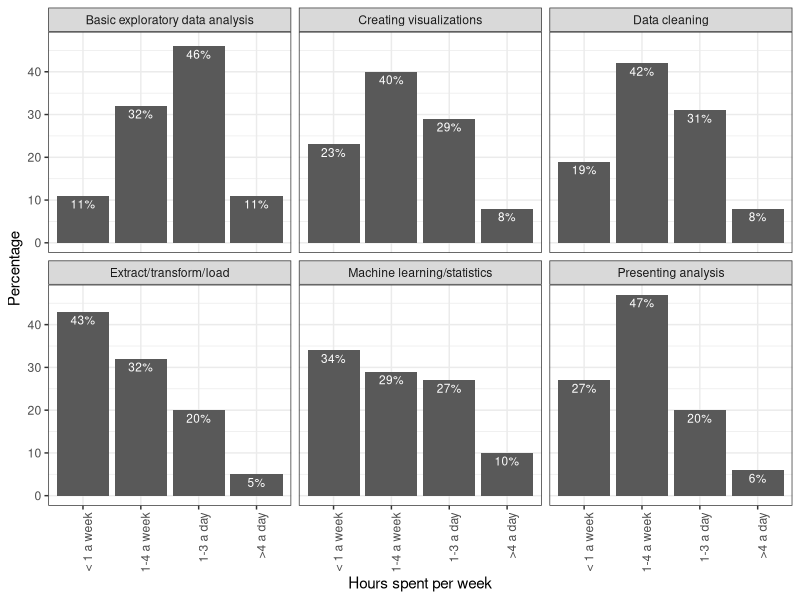
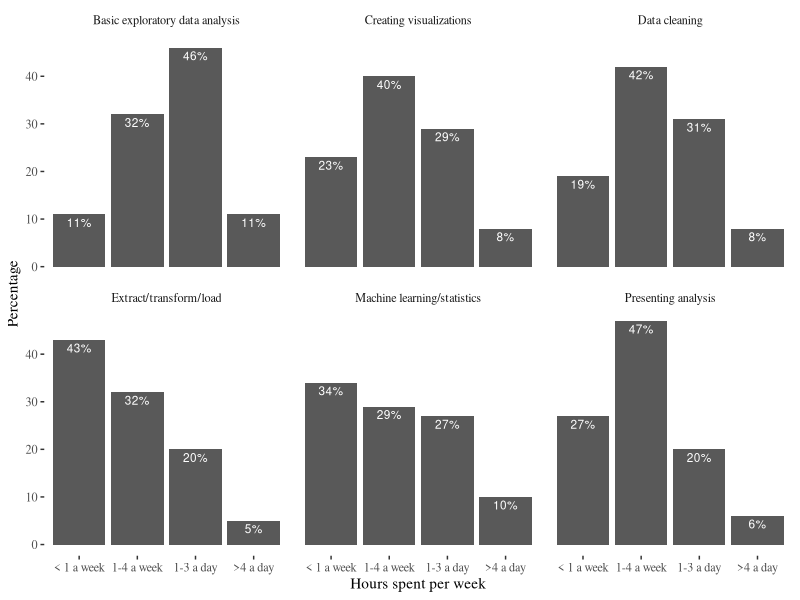
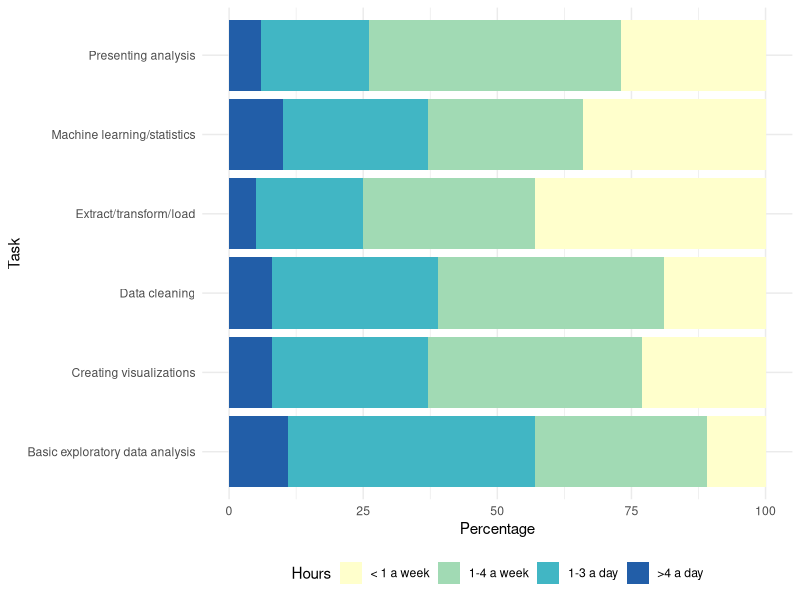
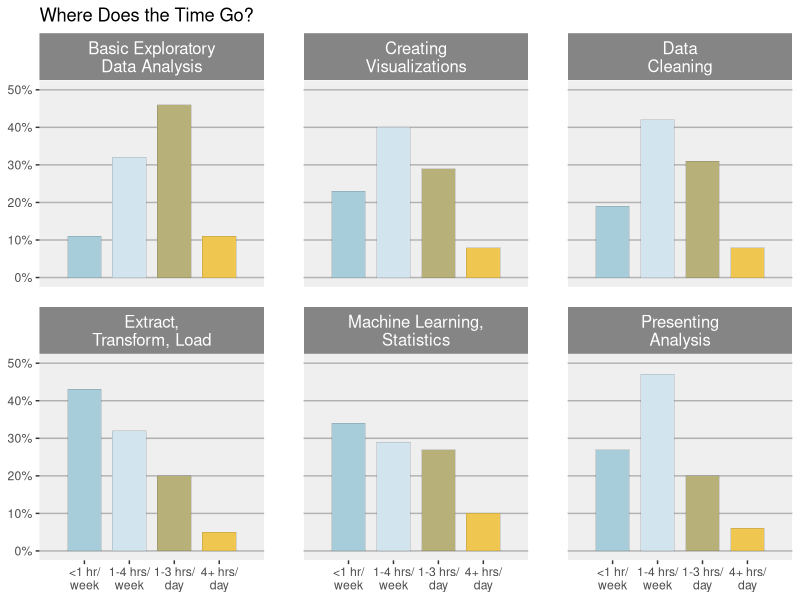

Write the R code that produced these figures, in order.
## ---- chunk 1

library(scales)
library(ggplot2)
library(ggthemes)
library(data.table)
setwd("/Users/ethen/Business-Analytics/articles/avoid_pie_charts")
d <- fread("avoid_pie_charts_data.txt")
d <- melt( d, id.vars = "Task", 
		   variable.name = "Hours", value.name = "Percentage" )
head(d)

## ---- chunk 2

p1 <- ggplot( d, aes( x = Hours, y = Percentage ) ) + 
	  geom_bar( stat = "identity" ) + 
	  facet_wrap( ~ Task ) + 
	  xlab("Hours spent per week") + 
	  geom_text( aes( label = paste0( Percentage, "%" ), y = Percentage ),
			     vjust = 1.4, size = 3, color = "white" )
p1 + theme_bw() + 
theme( axis.text.x = element_text( angle = 90,  hjust = 1 ) )

## ---- chunk 3

p1 + theme_tufte()

## ---- chunk 4

ggplot( d, aes( x = Task, y = Percentage, fill = Hours ) ) + 
geom_bar( stat = "identity", position = "stack" ) +
coord_flip() +
scale_fill_brewer( palette = "YlGnBu" ) +
theme_minimal() + theme( legend.position = "bottom" )

## ---- chunk 5

# refined x label and strip label
x_labels <- c( "<1 hr/\nweek", "1-4 hrs/\nweek", "1-3 hrs/\nday", "4+ hrs/\nday" )
label_names <- c( "Basic exploratory data analysis" = "Basic Exploratory\nData Analysis", 
				  "Data cleaning" = "Data\nCleaning", 
				  "Machine learning/statistics" = "Machine Learning,\nStatistics", 
				  "Creating visualizations" = "Creating\nVisualizations", 
				  "Presenting analysis" = "Presenting\nAnalysis", 
				  "Extract/transform/load" = "Extract,\nTransform, Load" )

ggplot( d, aes( x = Hours, y = Percentage / 100, fill = Hours ) ) +
geom_bar( stat = "identity", width = 0.75, color = "#2b2b2b", size = 0.05 ) + 
scale_y_continuous( labels = percent, limits = c( 0, 0.5 ) ) + 
scale_x_discrete( expand = c( 0, 1 ), labels = x_labels ) + 
scale_fill_manual( values = c( "#a6cdd9", "#d2e4ee", "#b7b079", "#efc750" ) ) +
facet_wrap( ~ Task, labeller = as_labeller(label_names) ) + 
labs( x = NULL, y = NULL, title = "Where Does the Time Go?" ) +
theme( strip.text = element_text( size = 12, color = "white", hjust = 0.5 ),
	   strip.background = element_rect( fill = "#858585", color = NA ),	   
	   panel.background = element_rect( fill = "#efefef", color = NA ),
	   panel.grid.major.x = element_blank(),
	   panel.grid.minor.x = element_blank(),
	   panel.grid.minor.y = element_blank(),
	   panel.grid.major.y = element_line( color = "#b2b2b2" ),
	   panel.margin.x = unit( 1, "cm" ),
	   panel.margin.y = unit( 0.5, "cm" ),
	   legend.position = "none" ) 

